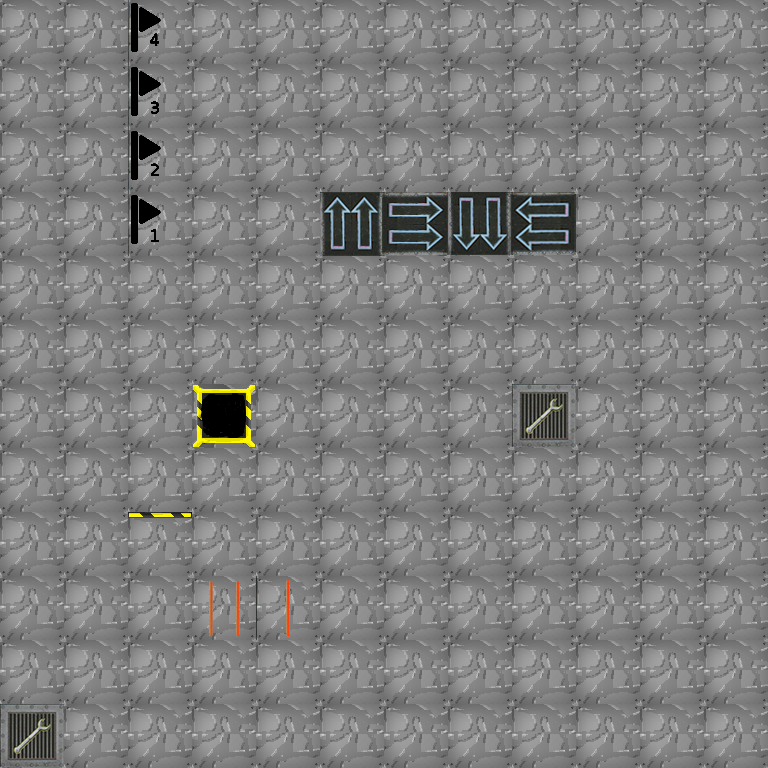

A level layout from a 2D game, rendered from its tile map. Below: a short description, then the map file with its tile-grid data intact:
An orthogonal 12x12 tile map with 64x64 px tiles, 4 tile layers (floor, wall, player_start, interactable).

<map version="1.2" tiledversion="1.3.2" orientation="orthogonal" renderorder="right-down" compressionlevel="0" width="12" height="12" tilewidth="64" tileheight="64" infinite="0" nextlayerid="7" nextobjectid="3">
 <tileset firstgid="1" source="tileMap.tsx" />
 <layer id="1" name="floor" width="12" height="12">
  <data encoding="csv">
5,5,5,5,5,5,5,5,5,5,5,5,
5,5,5,5,5,5,5,5,5,5,5,5,
5,5,5,5,5,5,5,5,5,5,5,5,
5,5,5,5,5,5,5,5,5,5,5,5,
5,5,5,5,5,5,5,5,5,5,5,5,
5,5,5,5,5,5,5,5,5,5,5,5,
5,5,5,5,5,5,5,5,5,5,5,5,
5,5,5,5,5,5,5,5,5,5,5,5,
5,5,5,5,5,5,5,5,5,5,5,5,
5,5,5,5,5,5,5,5,5,5,5,5,
5,5,5,5,5,5,5,5,5,5,5,5,
5,5,5,5,5,5,5,5,5,5,5,5
</data>
 </layer>
 <layer id="6" name="wall" width="12" height="12">
  <data encoding="csv">
0,0,0,0,0,0,0,0,0,0,0,0,
0,0,0,0,0,0,0,0,0,0,0,0,
0,0,0,0,0,0,0,0,0,0,0,0,
0,0,0,0,0,0,0,0,0,0,0,0,
0,0,0,0,0,0,0,0,0,0,0,0,
0,0,0,0,0,0,0,0,0,0,0,0,
0,0,0,0,0,0,0,0,0,0,0,0,
0,0,0,0,0,0,0,0,0,0,0,0,
0,0,0,0,0,0,0,0,0,0,0,0,
0,0,0,0,0,0,0,0,0,0,0,0,
0,0,0,0,0,0,0,0,0,0,0,0,
0,0,0,0,0,0,0,0,0,0,0,0
</data>
 </layer>
 <layer id="4" name="player_start" width="12" height="12">
  <data encoding="csv">
0,0,0,0,0,0,0,0,0,0,0,0,
0,0,0,0,0,0,0,0,0,0,0,0,
0,0,0,0,0,0,0,0,0,0,0,0,
0,0,0,0,0,0,0,0,0,0,0,0,
0,0,0,0,0,0,0,0,0,0,0,0,
0,0,0,0,0,0,0,0,0,0,0,0,
0,0,0,0,0,0,0,0,0,0,0,0,
0,0,0,0,0,0,0,0,0,0,0,0,
0,0,0,0,0,0,0,0,0,0,0,0,
0,0,0,0,0,0,0,0,0,0,0,0,
0,0,0,0,0,0,0,0,0,0,0,0,
0,0,0,0,0,0,0,0,0,0,0,0
</data>
 </layer>
 <layer id="2" name="interactable" width="12" height="12">
  <data encoding="csv">
0,0,79,0,0,0,0,0,0,0,0,0,
0,0,71,0,0,0,0,0,0,0,0,0,
0,0,63,0,0,0,0,0,0,0,0,0,
0,0,55,0,0,13,14,21,22,0,0,0,
0,0,0,0,0,0,0,0,0,0,0,0,
0,0,0,0,0,0,0,0,0,0,0,0,
0,0,0,6,0,0,0,0,15,0,0,0,
0,0,0,0,0,0,0,0,0,0,0,0,
0,0,31,0,0,0,0,0,0,0,0,0,
0,0,0,102,47,0,0,0,0,0,0,0,
0,0,0,0,0,0,0,0,0,0,0,0,
15,0,0,0,0,0,0,0,0,0,0,0
</data>
 </layer>
</map>
